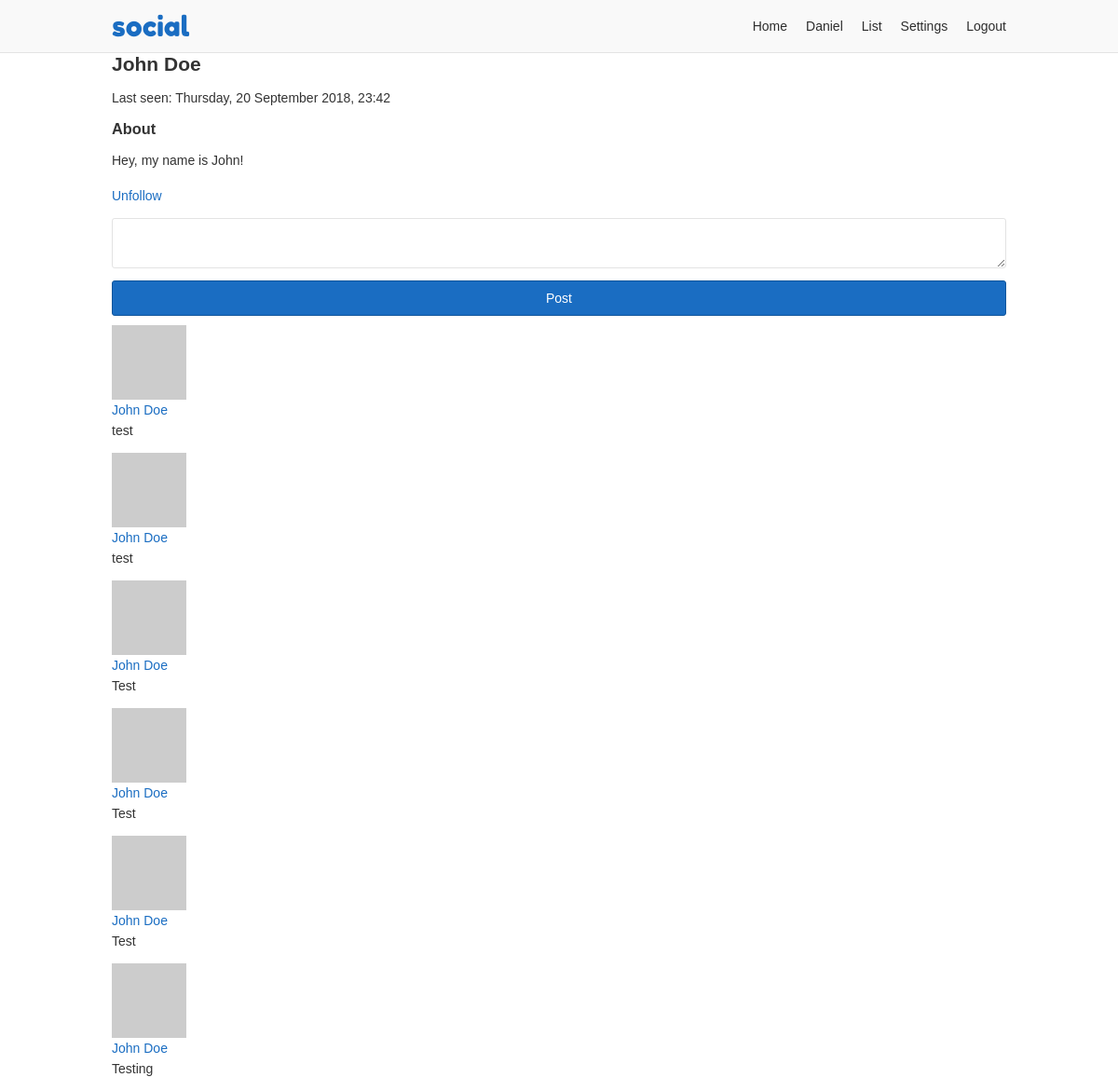
The page /8853346b90fec71a40686e25459e8d3a (signed in) on the database its author committed.
### app/users/models/user.py (models this page shows, shortened)
class User(UserMixin, db.Model, BaseModel):
    id = db.Column(db.Integer, primary_key=True)
    username = db.Column(db.String(35), nullable=False, unique=True)
    email = db.Column(db.String(255), nullable=False, unique=True)
    password = db.Column(db.String(128), nullable=False)
    first_name = db.Column(db.String(35), nullable=False)
    last_name = db.Column(db.String(35), nullable=False)
    about_me = db.Column(db.Text)
    last_seen = db.Column(db.DateTime, default=datetime.utcnow)
    posts_per_page = db.Column(db.Integer, default=10, nullable=False)
    full_name = column_property(first_name + " " + last_name)
    followed = db.relationship(
        'User',
        secondary=followers,
        primaryjoin=(followers.c.follower_id == id),
        secondaryjoin=(followers.c.followed_id == id),
        backref=db.backref('followers', lazy='dynamic'),
        lazy='dynamic')
    post_author = db.relationship(
        'Post',
        foreign_keys='Post.author_id',
        backref='author', lazy='dynamic')
    post_recipient = db.relationship(
        'Post',
        foreign_keys='Post.recipient_id',
        backref='recipient', lazy='dynamic')
    def is_following(self, user):
        return self.followed.filter(
            followers.c.followed_id == user.id).count() > 0
    def avatar(self, size):
        digest = md5(self.email.lower().encode('utf-8')).hexdigest()
        return 'https://www.gravatar.com/avatar/{}?d=identicon&s={}'.format(
            digest, size)

### app/users/models/post.py (models this page shows, shortened)
class Post(db.Model, BaseModel):
    id = db.Column(db.Integer, primary_key=True)
    body = db.Column(db.Text)
    author_id = db.Column(db.Integer, db.ForeignKey('user.id'))
    recipient_id = db.Column(db.Integer, db.ForeignKey('user.id'))

### app/users/views.py (the view)
@users.route('/<username>', methods=['GET', 'POST'])
@login_required
def profile(username):
    user = User.query.filter_by(username=username).first_or_404()
    form = PostForm()
    if form.validate_on_submit():
        post = Post(body=form.body.data, author=current_user,
                    recipient=user)
        post.commit()
        flash('Your post is now live!')
        return redirect(url_for('users.profile', username=username))
    page = request.args.get('page', 1, type=int)
    posts = user.post_recipient.filter(Post.active == True).\
        order_by(Post.created.desc()).paginate(
            page, current_user.posts_per_page, False)
    return render_template('users/profile.html', user=user, posts=posts,
                           form=form)

### app/users/forms.py
class PostForm(FlaskForm):
    body = TextAreaField('Say something', validators=[DataRequired()])
    submit = SubmitField('Post')

### app/models.py (called while the page is built)
    def commit(self):
        try:
            db.session.add(self)
            db.session.commit()
            return self
        except Exception as E:
            db.session.rollback()
            raise E

### app/users/models/user.py (called while the page is built)
@login.user_loader
def load_user(id):
    return User.query.get(int(id))

### app/users/views.py (called while the page is built)
@users.before_request
def before_request():
    if current_user.is_authenticated:
        current_user.last_seen = datetime.utcnow()
        current_user.commit()

### app/templates/users/profile.html (shortened to what this page needs)
{% extends "/base.html" %}
{% block content %}
<h2>{{ user.full_name }}</h2>
{%- if user.last_seen %}
<p>Last seen: {{ moment(user.last_seen).format('dddd, D MMMM YYYY, H:mm') }}</p>
{%- endif %}
<h3>About</h3>
<p>{{ user.about_me }}</p>
{%- if current_user != user %}
<p>
  {%- if current_user.is_following(user) %}
  <a href="{{ url_for('users.user_action', username=user.username, action='unfollow') }}">Unfollow</a>
  {%- else %}
  <a href="{{ url_for('users.user_action', username=user.username, action='follow') }}">Follow</a>
  {%- endif %}
</p>
{%- endif %}
{%- if current_user != user %}
<form method="post" novalidate>
  <div>
    {{ form.body }}
  </div>
  <div>
    {{ form.submit }}
  </div>
</form>
{%- endif %}
{%- for post in posts.items %}
{% include "/users/_post.html" %}
{%- endfor %}
{%- if posts.pages > 1 %}
{%- from "/_macros.html" import render_pagination %}
{%- endif %}
{% endblock %}

### app/templates/base.html (shortened to what this page needs)
<!doctype html>
<html lang="en">
<head>
  <link rel="stylesheet" href="{{ url_for('static', filename='css/layout.css') }}">
</head>
<body>
<div class="header-container">
  <header class="site-header responsive-container">
    <h1 class="branding"><a href="{{ url_for('static_views.index') }}">{{ APP_NAME }}</a></h1>
    {%- if current_user.is_authenticated %}
    <ul class="primary-nav">
      <li><a href="{{ url_for('users.home') }}">Home</a></li>
      <li><a href="{{ url_for('users.profile', username=current_user.username) }}">{{ current_user.first_name }}</a></li>
      <li><a href="{{ url_for('users.list') }}">List</a></li>
      <li><a href="{{ url_for('users.settings_account') }}">Settings</a></li>
      <li><a href="{{ url_for('static_views.logout') }}">Logout</a></li>
    </ul>
    {%- endif %}
  </header>
</div>
<div class="responsive-container">
{%- block content %}
{%- endblock %}
</div>
</body>
</html>

### app/templates/users/_post.html (shortened to what this page needs)
      <div>
        <div>
          <img src="{{ post.author.avatar(60) }}">
        </div>
        <div>
          <a href="{{ url_for('users.profile', username=post.author.username) }}">{{ post.author.full_name }}</a>
          <p>{{ post.body }}</p>
        </div>
      </div>

### app/static/css/layout.css (style rules this page uses)
*, *::before, *::after { box-sizing: border-box; }
html { font-family: sans-serif; font-size: 62.5%; }
article, aside, figcaption, figure, footer, header, hgroup, main, nav, section { display: block; }
body { margin: 0; color: #333; font-size: 1.4rem; }
h1, h2, h3, h4, h5, h6 { margin: 0 0 10px 0; }
p, ol, ul, dl { margin: 0 0 10px 0; padding: 0; }
p { line-height: 2; }
ol, ul { list-style: none; }
a, a:link { color: #1a6dc2; text-decoration: none; }
.responsive-container { margin: 0 auto; max-width: 960px; }
input, textarea { display: inline-block; margin-bottom: 10px; padding: 10px; width: 100%; border: 1px solid #e3e3e3; border-radius: 3px; font-family: inherit; font-size: inherit; line-height: inherit; }
input[type=submit] { background-color: #1a6dc2; border-color: #0f559c; color: #fff; }
.header-container { background-color: #f9f9f9; border-bottom: 1px solid #e3e3e3; }
.header-container .site-header { display: flex; align-items: center; }
.branding { margin: 0; padding: 10px 0; }
.branding a { font: 30px "Fredoka One"; text-decoration: none; }
.primary-nav { display: flex; margin: 0 0 0 auto; }
.primary-nav li { padding: 0 10px; }
.primary-nav li:last-child { padding-right: 0; }
.primary-nav a { color: #2d2d2d; }

### rows shown on the page
User: first_name "Daniel"
User: last_seen "Thursday, 20 September 2018, 23:42", about_me "Hey, my name is John!"
Post: author.full_name "John Doe", body "test"
Post: author.full_name "John Doe", body "test"
Post: author.full_name "John Doe", body "Test"
Post: author.full_name "John Doe", body "Test"
Post: author.full_name "John Doe", body "Test"
Post: author.full_name "John Doe", body "Testing"

### other values the page prints
{{ APP_NAME }} "social"
{{ user.full_name }} "John Doe"
